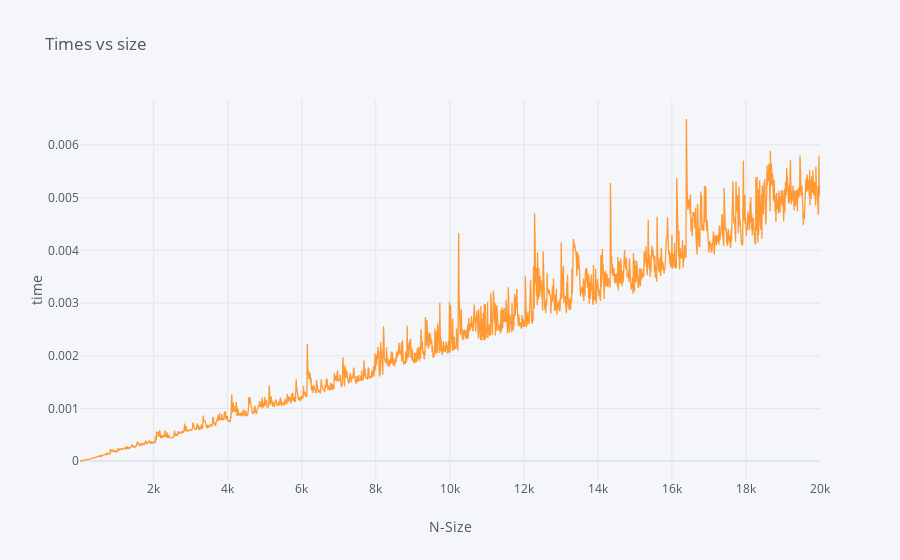

Source (notebook cell):
### Code cell
times.iplot(x = 'Size', y = 'time', xTitle = 'N-Size', yTitle = 'time', title = 'Times vs size')

### Figure 1 — Plotly figure (JSON) as saved in the notebook; plotly's stock layout.template omitted (floating-point values rounded to 4 significant figures; data arrays with more than 128 entries replaced by an {"elided": "..."} marker saying what was removed)
{"data": [{"line": {"color": "rgba(255, 153, 51, 1.0)", "dash": "solid", "shape": "linear", "width": 1.3}, "mode": "lines", "name": "time", "text": "", "type": "scatter", "x": {"elided": "2000 int values"}, "y": {"elided": "2000 float values"}}], "layout": {"legend": {"bgcolor": "#F5F6F9", "font": {"color": "#4D5663"}}, "paper_bgcolor": "#F5F6F9", "plot_bgcolor": "#F5F6F9", "title": {"font": {"color": "#4D5663"}, "text": "Times vs size"}, "xaxis": {"gridcolor": "#E1E5ED", "showgrid": true, "tickfont": {"color": "#4D5663"}, "title": {"font": {"color": "#4D5663"}, "text": "N-Size"}, "zerolinecolor": "#E1E5ED"}, "yaxis": {"gridcolor": "#E1E5ED", "showgrid": true, "tickfont": {"color": "#4D5663"}, "title": {"font": {"color": "#4D5663"}, "text": "time"}, "zerolinecolor": "#E1E5ED"}}}
